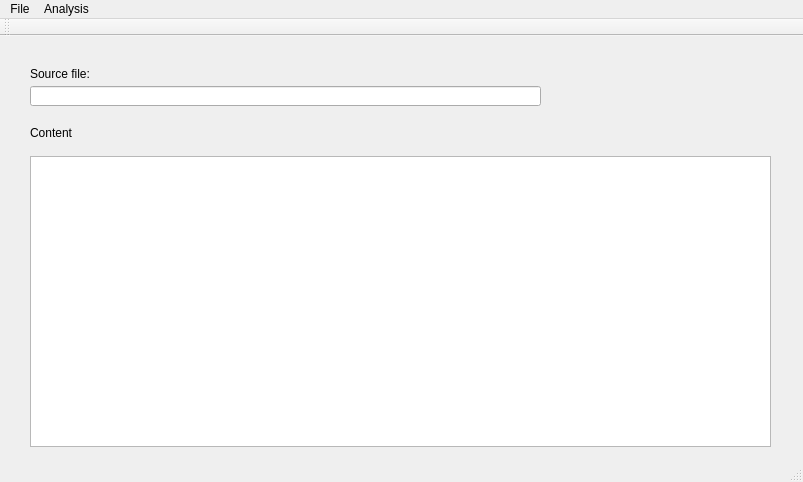
<?xml version="1.0" encoding="UTF-8"?>
<ui version="4.0">
 <class>WaveInspector</class>
 <widget class="QMainWindow" name="WaveInspector">
  <property name="geometry">
   <rect>
    <x>0</x>
    <y>0</y>
    <width>803</width>
    <height>482</height>
   </rect>
  </property>
  <property name="windowTitle">
   <string>WaveInspector</string>
  </property>
  <widget class="QWidget" name="centralWidget">
   <widget class="QLabel" name="label">
    <property name="geometry">
     <rect>
      <x>30</x>
      <y>30</y>
      <width>61</width>
      <height>16</height>
     </rect>
    </property>
    <property name="text">
     <string>Source file:</string>
    </property>
   </widget>
   <widget class="QLineEdit" name="lineEdit">
    <property name="geometry">
     <rect>
      <x>30</x>
      <y>50</y>
      <width>511</width>
      <height>20</height>
     </rect>
    </property>
    <property name="readOnly">
     <bool>true</bool>
    </property>
   </widget>
   <widget class="QLabel" name="label_2">
    <property name="geometry">
     <rect>
      <x>30</x>
      <y>90</y>
      <width>47</width>
      <height>13</height>
     </rect>
    </property>
    <property name="text">
     <string>Content</string>
    </property>
   </widget>
   <widget class="QTextEdit" name="textEdit">
    <property name="geometry">
     <rect>
      <x>30</x>
      <y>120</y>
      <width>741</width>
      <height>291</height>
     </rect>
    </property>
    <property name="readOnly">
     <bool>true</bool>
    </property>
   </widget>
   <widget class="QLabel" name="label_3">
    <property name="geometry">
     <rect>
      <x>570</x>
      <y>50</y>
      <width>201</width>
      <height>21</height>
     </rect>
    </property>
    <property name="font">
     <font>
      <pointsize>10</pointsize>
     </font>
    </property>
    <property name="text">
     <string/>
    </property>
   </widget>
  </widget>
  <widget class="QMenuBar" name="menuBar">
   <property name="geometry">
    <rect>
     <x>0</x>
     <y>0</y>
     <width>803</width>
     <height>21</height>
    </rect>
   </property>
   <widget class="QMenu" name="menuFile">
    <property name="title">
     <string>File</string>
    </property>
    <addaction name="actionOpen"/>
    <addaction name="actionClose"/>
    <addaction name="separator"/>
    <addaction name="actionExit"/>
   </widget>
   <widget class="QMenu" name="menuAnalysis">
    <property name="title">
     <string>Analysis</string>
    </property>
    <addaction name="actionFind_FMT"/>
    <addaction name="actionFind_data"/>
   </widget>
   <addaction name="menuFile"/>
   <addaction name="menuAnalysis"/>
  </widget>
  <widget class="QToolBar" name="mainToolBar">
   <attribute name="toolBarArea">
    <enum>TopToolBarArea</enum>
   </attribute>
   <attribute name="toolBarBreak">
    <bool>false</bool>
   </attribute>
  </widget>
  <widget class="QStatusBar" name="statusBar"/>
  <action name="actionOpen">
   <property name="text">
    <string>Open</string>
   </property>
  </action>
  <action name="actionSave">
   <property name="text">
    <string>Save</string>
   </property>
  </action>
  <action name="actionExit">
   <property name="text">
    <string>Exit</string>
   </property>
  </action>
  <action name="actionFind_FMT">
   <property name="enabled">
    <bool>false</bool>
   </property>
   <property name="text">
    <string>Find FMT</string>
   </property>
  </action>
  <action name="actionFind_data">
   <property name="enabled">
    <bool>false</bool>
   </property>
   <property name="text">
    <string>Find data</string>
   </property>
  </action>
  <action name="actionClose">
   <property name="text">
    <string>Close</string>
   </property>
  </action>
 </widget>
 <layoutdefault spacing="6" margin="11"/>
 <resources/>
 <connections/>
</ui>
